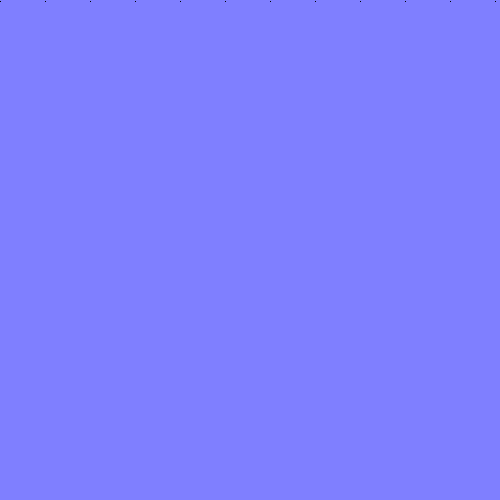
Frame 1 (no input)
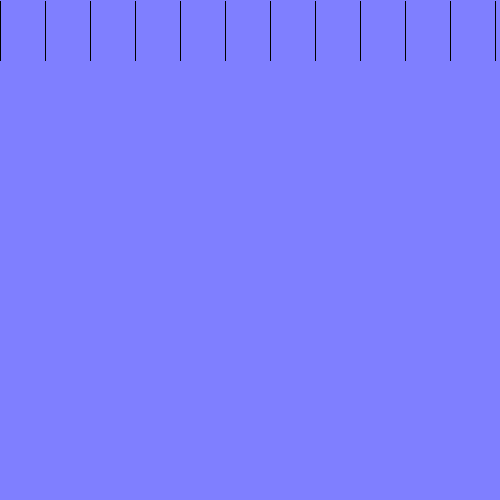
Frame 60 (the mouse pressed at the canvas centre just before this capture)
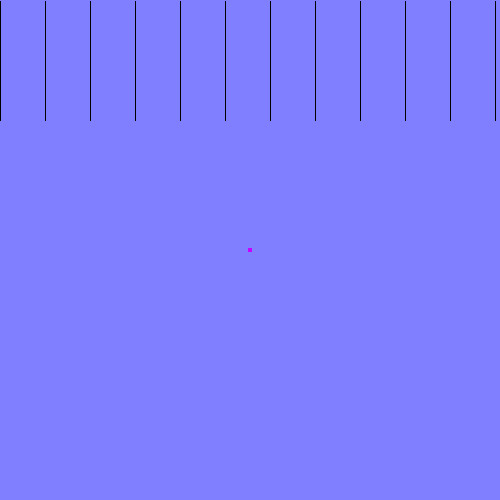
Frame 120 (the mouse held since frame 60 and released just before this capture)

The Processing sketch that drew these frames (run headless with seeded random() and noise(); from frame 60 on, the mouse is pressed at the canvas centre):

// Processing sketch: processing_10913
// ── processing_10913.pde

final color SAND = color(0);
final color AIR = color(127,127,255);
final color SOLID = color(200,0,255);
final int pipes = 10;
final int LIQUIDITY = 12;
void setup()
{
  frameRate(50);
  stroke(AIR);
  size(500,500);
  background(AIR);
}

void draw()
{
  if(mousePressed)
  {
    fill(SOLID);
    noStroke();
    rect(mouseX-2,mouseY-2,4,4);
  }
  for(int i=0; i<width; i+=width/(pipes+1))
  {
    if(get(i,0)==AIR)
      set(i,0,SAND);
  }
  for(int y=height; y>=0; y--)
  {
    for(int x=width; x>=0; x--)
    {
      int dir = int(-(LIQUIDITY/2)+random(LIQUIDITY));
      if((get(x,y)==SAND)&&(get(x,y+1)==AIR))
      {
        set(x,y,AIR);
        set(x,y+1,SAND);
      }
      else
        if((get(x,y)==SAND)&&(get(x+dir,y+1)==AIR))
        {
          set(x,y,AIR);
          set(x+dir,y+1,SAND);
        }
    }
  }
  strokeWeight(1);
  stroke(AIR);
  line(0,height-1,width,height-1);
  println(frameRate);
}
